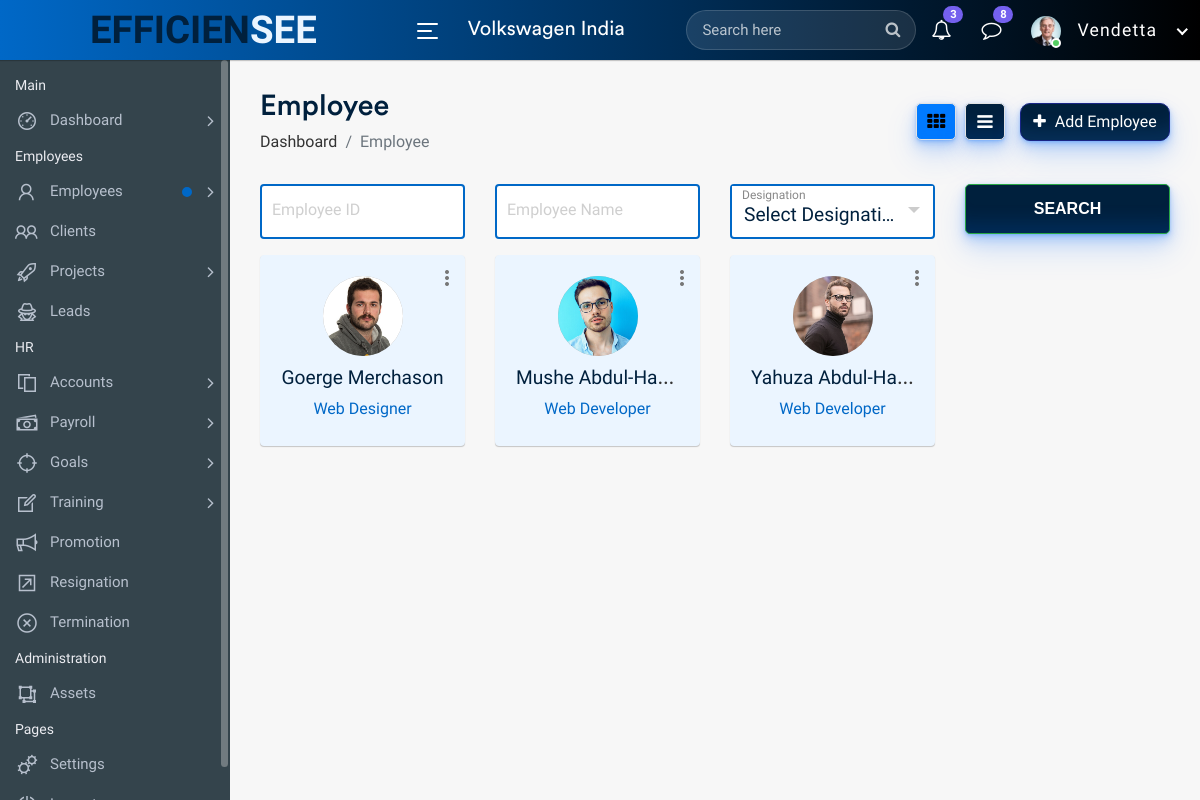
Screenshot of /employees.php (signed in) with the database file from the repository.
### tables this page shows
CREATE TABLE `users` (
    `id` int(11) NOT NULL,
    `FirstName` varchar(200) NOT NULL,
    `LastName` varchar(200) NOT NULL,
    `UserName` varchar(200) NOT NULL,
    `Email` varchar(100) NOT NULL,
    `Password` varchar(200) NOT NULL,
    `Phone` varchar(20) NOT NULL,
    `Address` varchar(200) NOT NULL,
    `Picture` varchar(255) NOT NULL,
    `Option` varchar(255) NOT NULL, 
    `dateTime` datetime NOT NULL DEFAULT current_timestamp()
);

CREATE TABLE `employees` (
  `id` int(11) NOT NULL,
  `FirstName` varchar(100) NOT NULL,
  `LastName` varchar(100) NOT NULL,
  `UserName` varchar(20) NOT NULL,
  `Email` varchar(100) NOT NULL,
  `Password` varchar(255) NOT NULL,
  `Employee_Id` varchar(50) NOT NULL,
  `Phone` varchar(20) NOT NULL,
  `Department` varchar(255) NOT NULL,
  `Designation` varchar(255) NOT NULL,
  `Joining_Date` date NOT NULL DEFAULT current_timestamp(),
  `Picture` varchar(200) NOT NULL,
  `DateTime` datetime NOT NULL DEFAULT current_timestamp()
);

### employees.php (the view, shortened to what this page needs)
<?php
	include_once("includes/functions.php");
 ?>
<!DOCTYPE html>
<html lang="en">
    <head>
		<link rel="stylesheet" href="assets/css/tables.css">
        <link rel="stylesheet" href="assets/css/bootstrap.min.css">
        <link rel="stylesheet" href="assets/css/font-awesome.min.css">
        <link rel="stylesheet" href="assets/css/line-awesome.min.css">
		<link rel="stylesheet" href="assets/css/select2.min.css">
		<link rel="stylesheet" href="assets/css/bootstrap-datetimepicker.min.css">
        <link rel="stylesheet" href="assets/css/style.css">
    </head>
    <body>
        <div class="main-wrapper">
            <?php include_once("includes/header.php");?>
            <?php include_once("includes/sidebar.php");?>
            <div class="page-wrapper">
                <div class="content container-fluid">
					<div class="page-header">
						<div class="row align-items-center">
							<div class="col">
								<h3 class="page-title">Employee</h3>
								<ul class="breadcrumb">
									<li class="breadcrumb-item"><a href="index.php">Dashboard</a></li>
									<li class="breadcrumb-item active">Employee</li>
								</ul>
							</div>
							<div class="col-auto float-right ml-auto">
								<a href="#" class="btn add-btn" data-toggle="modal" data-target="#add_employee"><i class="fa fa-plus"></i> Add Employee</a>
								<div class="view-icons">
									<a href="employees.php" title="Grid View" class="grid-view btn btn-link active"><i class="fa fa-th"></i></a>
									<a href="employees-list.php" title="Tabular View" class="list-view btn btn-link"><i class="fa fa-bars"></i></a>
								</div>
							</div>
						</div>
					</div>
					<div class="row filter-row">
						<div class="col-sm-6 col-md-3">
							<div class="form-group form-focus">
								<input type="text" class="form-control floating">
								<label class="focus-label">Employee ID</label>
							</div>
						</div>
						<div class="col-sm-6 col-md-3">
							<div class="form-group form-focus">
								<input type="text" class="form-control floating">
								<label class="focus-label">Employee Name</label>
							</div>
						</div>
						<div class="col-sm-6 col-md-3">
							<div class="form-group form-focus select-focus">
								<label class="focus-label">Designation</label>
							</div>
						</div>
						<div class="col-sm-6 col-md-3">
							<a href="#" class="btn btn-success btn-block"> Search </a>
						</div>
     </div>
					<div class="row staff-grid-row">
						<?php
										$sql = "SELECT * FROM employees";
										$query = $dbh->prepare($sql);
										$query->execute();
										$results=$query->fetchAll(PDO::FETCH_OBJ);
										if($query->rowCount() > 0)
										{
										foreach($results as $row)
										{
									?>
						<div class="col-md-4 col-sm-6 col-12 col-lg-4 col-xl-3">
							<div class="profile-widget">
								<div class="profile-img">
									<a href="profile.html" class="avatar"><img src="employees/<?php echo htmlentities($row->Picture); ?>" alt="picture"></a>
								</div>
								<div class="dropdown profile-action">
									<a href="#" class="action-icon dropdown-toggle" data-toggle="dropdown" aria-expanded="false"><i class="material-icons">more_vert</i></a>
								</div>
								<h4 class="user-name m-t-10 mb-0 text-ellipsis"><a href="profile.html"><?php echo htmlentities($row->FirstName)." ".htmlentities($row->LastName); ?></a></h4>
								<div class="small text-muted"><?php echo htmlentities($row->Designation); ?></div>
							</div>
						</div>
						<?php $cnt +=1;
    }
    } ?>
					</div>
    </div>
            </div>
        </div>
    </body>
</html>

### includes/header.php (shortened to what this page needs)
<link rel="stylesheet" href="assets/css/header.css">
<div class="header">
	<div class="header-left" id="header-left">
		<a href="user-landing.php" class="logo" id="logo">
			<span style="color:#00203D;">EFFICIEN</span>SEE
		</a>
	</div>
	<a id="toggle_btn" href="javascript:void(0);">
		<span class="bar-icon">
			<span></span>
			<span></span>
			<span></span>
		</span>
	</a>
	<div class="page-title-box">
		<h3>Volkswagen India</h3>
	</div>
	<ul class="nav user-menu">
		<li class="nav-item">
			<div class="top-nav-search">
				<form action="search.php">
					<input class="form-control" type="text" placeholder="Search here">
					<button class="btn" type="submit"><i class="fa fa-search"></i></button>
				</form>
			</div>
		</li>
		<li class="nav-item dropdown">
			<a href="#" class="dropdown-toggle nav-link" data-toggle="dropdown">
				<i class="fa fa-bell-o"></i> <span class="badge badge-pill">3</span>
			</a>
		</li>
		<li class="nav-item dropdown">
			<a href="#" class="dropdown-toggle nav-link" data-toggle="dropdown">
				<i class="fa fa-comment-o"></i> <span class="badge badge-pill">8</span>
			</a>
		</li>
		<?php
		$sql = "SELECT * from users";
		$query = $dbh -> prepare($sql);
		$query->execute();
		$result=$query->fetch(PDO::FETCH_OBJ);
		?>
		<li class="nav-item dropdown has-arrow main-drop">
			<a href="#" class="dropdown-toggle nav-link" id="image-and-name" data-toggle="dropdown">
				<span class="user-img" id="user-img"><img src="./profiles/<?php echo htmlentities($result->Picture);?>" alt="User Picture">
				<span class="status online"></span></span>
				<span id="user-name-input"><?php echo htmlentities(ucfirst($_SESSION['userlogin']));?></span>
			</a>
		</li>
	</ul>
</div>

### includes/sidebar.php (shortened to what this page needs)
<link rel="stylesheet" href="assets/css/notification.css">
<div class="sidebar" id="sidebar">
                <div class="sidebar-inner slimscroll">
					<div id="sidebar-menu" class="sidebar-menu">
						<ul>
							<li class="menu-title">
								<span>Main</span>
							</li>
							<li class="submenu">
								<a href="#"><i class="la la-dashboard"></i> <span> Dashboard</span> <span class="menu-arrow"></span></a>
							</li>
							<li class="menu-title">
								<span>Employees</span>
							</li>
							<li class="submenu">
								<a href="#" class="noti-dot"><i class="la la-user"></i> <span> Employees</span> <span class="menu-arrow"></span></a>
							</li>
							<li>
								<a href="clients.php"><i class="la la-users"></i> <span>Clients</span></a>
							</li>
							<li class="submenu">
								<a href="#"><i class="la la-rocket"></i> <span> Projects</span> <span class="menu-arrow"></span></a>
							</li>
							<li>
								<a href="leads.php"><i class="la la-user-secret"></i> <span>Leads</span></a>
							</li>
							<li class="menu-title">
								<span>HR</span>
							</li>
							<li class="submenu">
								<a href="#"><i class="la la-files-o"></i> <span> Accounts </span> <span class="menu-arrow"></span></a>
							</li>
							<li class="submenu">
								<a href="#"><i class="la la-money"></i> <span> Payroll </span> <span class="menu-arrow"></span></a>
							</li>
							<li class="submenu">
								<a href="#"><i class="la la-crosshairs"></i> <span> Goals </span> <span class="menu-arrow"></span></a>
							</li>
							<li class="submenu">
								<a href="#"><i class="la la-edit"></i> <span> Training </span> <span class="menu-arrow"></span></a>
							</li>
							<li><a href="promotion.php"><i class="la la-bullhorn"></i> <span>Promotion</span></a></li>
							<li><a href="resignation.php"><i class="la la-external-link-square"></i> <span>Resignation</span></a></li>
							<li><a href="termination.php"><i class="la la-times-circle"></i> <span>Termination</span></a></li>
							<li class="menu-title">
								<span>Administration</span>
							</li>
							<li>
								<a href="assets.php"><i class="la la-object-ungroup"></i> <span>Assets</span></a>
							</li>
							<li class="menu-title">
								<span>Pages</span>
							</li>
							<li>
								<a href="settings.php"><i class="la la-cogs"></i> <span>Settings</span></a>
							</li>
							<li>
								<a href="logout.php"><i class="la la-power-off"></i> <span>Logout</span></a>
							</li>
						</ul>
					</div>
                </div>
            </div>

### assets/css/header.css (style rules this page uses)
.header { background-image: linear-gradient(to right, #0068c7, #000); border-bottom: 1px solid transparent; box-shadow: 0 1px 1px 0 rgba(0, 0, 0, 0.2); height: 60px; left: 0; position: fixed; right: 0; top: 0; z-index: 1002; }
.header .header-left { float: left; padding: 0 90px; position: relative; text-align: center; z-index: 1; transition: all 0.2s ease-in-out; }
#header-left { display: flex; align-items: center; justify-content: center; height: 100%; }
#logo { font-size: 2.4rem; color: #ebf5ff; font-family: "Roboto Slab", serif; font-family: "Tajawal", sans-serif; font-weight: bolder; }
.bar-icon { display: inline-block; width: 21px; }
.bar-icon span { background-color: #fff; border-radius: 500px; display: block; float: left; height: 2px; margin-bottom: 5px; width: 21px; }
.bar-icon span:nth-child(2) { width: 15px; }
.bar-icon span:nth-child(3) { margin-bottom: 0; }
#image-and-name { display: flex; gap: 1rem; align-items: center; }
#user-name-input { font-size: 1.1rem; letter-spacing: 1.2px; }
.header .dropdown-toggle::after { display: none; }
.header .has-arrow .dropdown-toggle:after { border-top: 0; border-left: 0; border-bottom: 2px solid #fff; border-right: 2px solid #fff; content: ""; height: 8px; display: inline-block; pointer-events: none; -webkit-transform-origin: 66% 66%; -ms-transform-origin: 66% 66%; transform-origin: 66% 66%; -webkit-transform: rotate(45deg); -ms-transform: rotate(45deg); transform: rotate(45deg); -webkit-transition: all 0.15s ease-in-out; transition: all 0.15s ease-in-out; width: 8px; vertical-align: 2px; }

### assets/css/notification.css (style rules this page uses)
.noti-dot:before { content: ''; width: 5px; height: 5px; border: 5px solid #0068c7; -webkit-border-radius: 30px; -moz-border-radius: 30px; border-radius: 30px; background-color: #0068c7; z-index: 10; position: absolute; right: 37px; top: 15px; }
.noti-dot:after { content: ''; border: 4px solid #0068c7; background: transparent; -webkit-border-radius: 60px; -moz-border-radius: 60px; border-radius: 60px; height: 24px; width: 24px; -webkit-animation: pulse 3s ease-out; -moz-animation: pulse 3s ease-out; animation: pulse 3s ease-out; -webkit-animation-iteration-count: infinite; -moz-animation-iteration-count: infinite; animation-iteration-count: infinite; position: absolute; top: 8px; right: 30px; z-index: 1; opacity: 0; }

### rows the page displays
users: Picture (picture)
employees: Picture (picture), FirstName "Goerge", LastName "Merchason", Designation "Web Designer"
employees: Picture (picture), FirstName "Mushe", LastName "Abdul-Ha…", Designation "Web Developer"
employees: Picture (picture), FirstName "Yahuza", LastName "Abdul-Ha…", Designation "Web Developer"

### other values shown
$_SESSION['userlogin'] "Vendetta"
